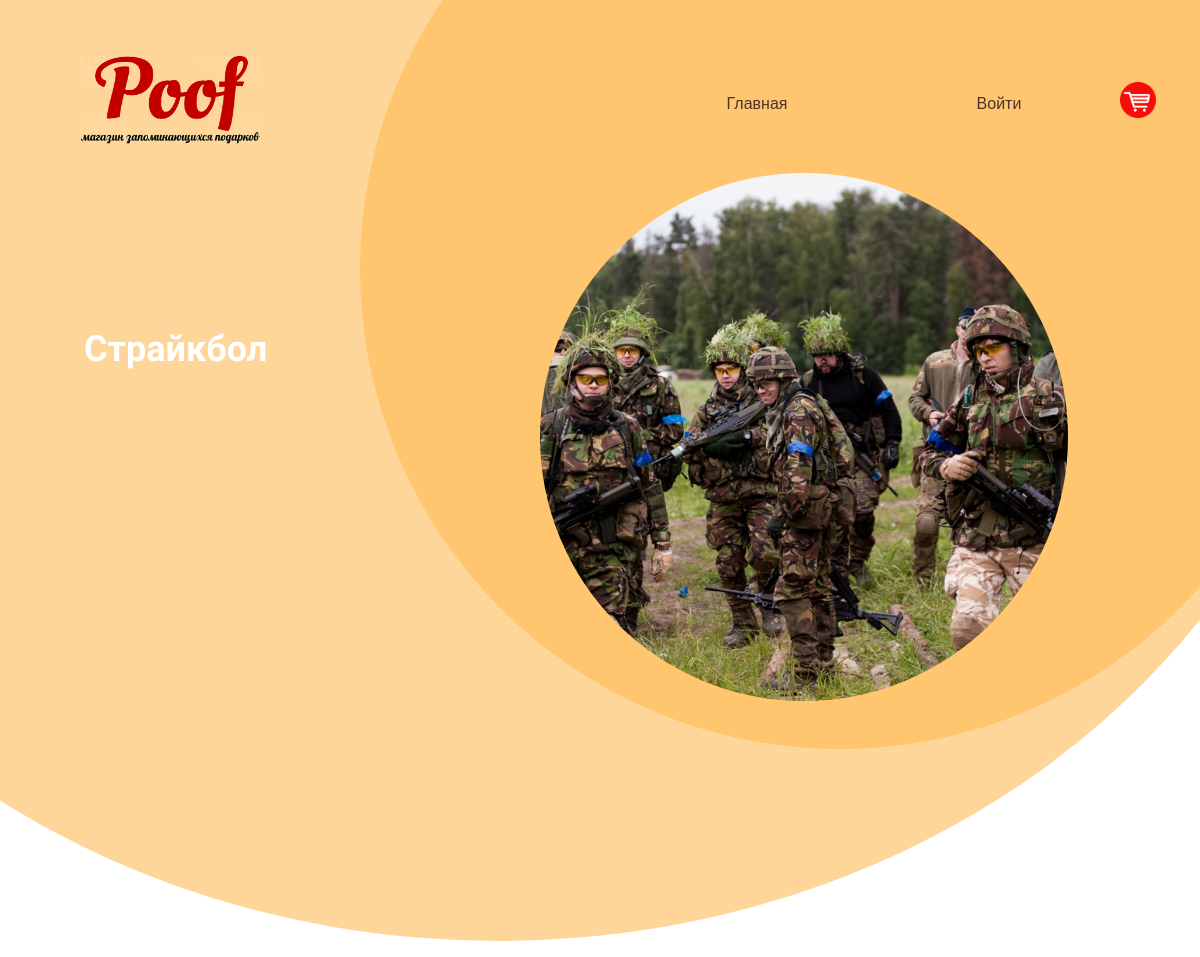
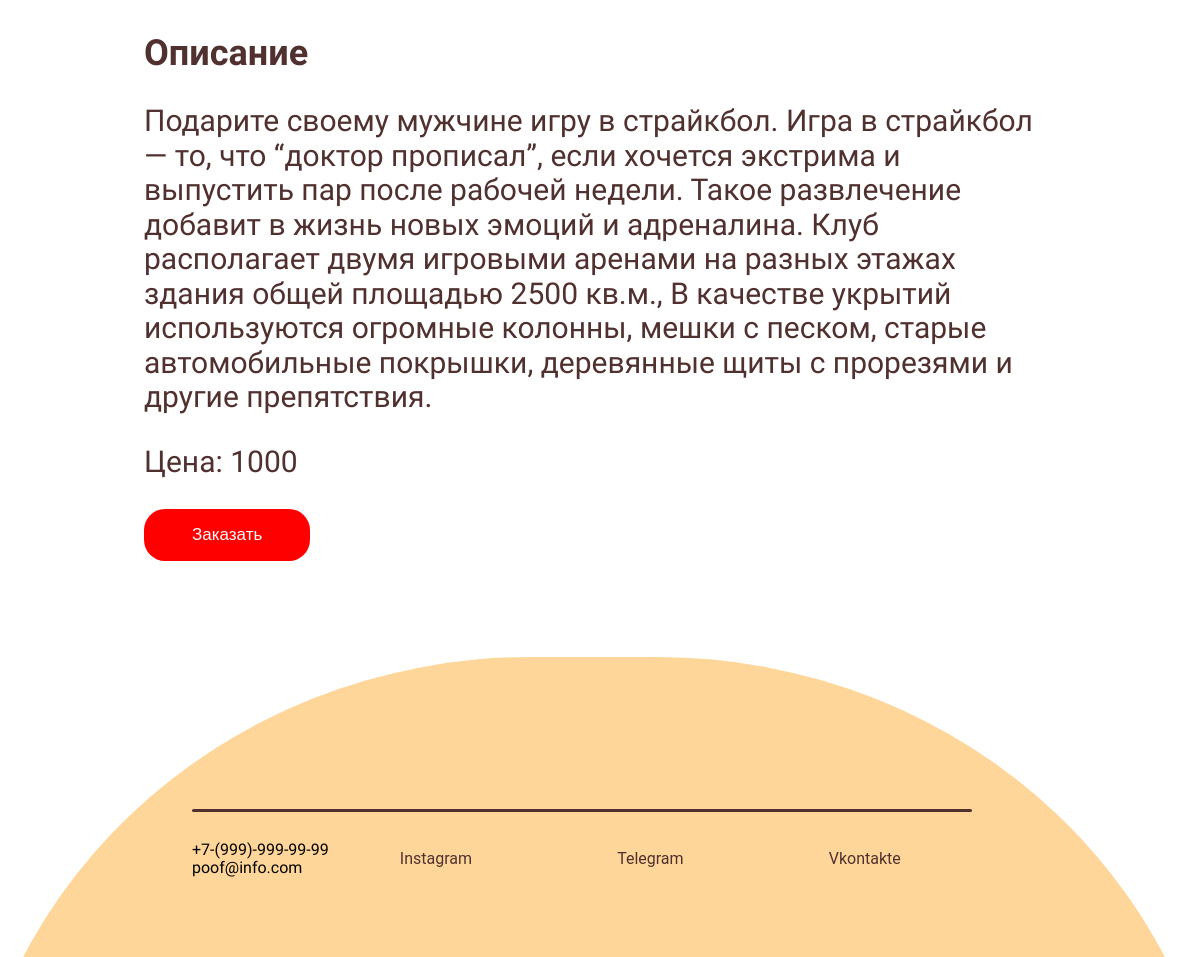
The app's page /products/airsoft with its own data (2 pictures, top to bottom).
### products/models.py (models this page shows, shortened)
class Products(models.Model):
    title = models.CharField(max_length=150, verbose_name='Название')
    description = models.TextField(max_length=1000, verbose_name='Описание')
    price = models.IntegerField(verbose_name='Цена')
    created_at = models.DateField(auto_now_add=True, verbose_name='Создано')
    updated_at = models.DateField(auto_now=True, verbose_name='Обновлено')
    photo = models.ImageField(upload_to='photos/', verbose_name='Изображение')
    slug = models.SlugField(unique=True, verbose_name='Слаг')
    category = models.ForeignKey('Category', on_delete=models.PROTECT, blank=True, null=True)
    class Meta:
        verbose_name = 'Товар'
        verbose_name_plural = 'Товары'
        ordering = ['created_at']

### products/views.py (the view)
# urls.py: path('products/<str:slug>', Product.as_view(), name='products')
class Product(DetailView):
    model = Products
    template_name = 'products/detail.html'
    context_object_name = 'product'

### products/templates/products/detail.html (shortened to what this page needs)
{% extends 'base.html' %}
{% load static %}
{% block content %}
<div class = "item_block">
    <div class="wrapper">
        <div class = "bottom_menu">
            <div class="logo"><img src="{% static 'img/Logo.gif' %}"></div>
            <div class="menu_links">
                <a href="/" class="link">Главная</a>
                {% if request.user.is_authenticated %}
                <a href="#" class="link">Личный кабинет</a>
                <a href="{% url 'logout' %}" class="link">Выход</a>
                {% else %}
                <a href="{% url 'login' %}" class="link">Войти</a>
                {% endif %}
                <div class="margin">
                <input class="cart" type="image" src="{% static 'img/Cart_logo.gif' %}" alt="Кнопка «Cart»">
                </div>
            </div>
        </div>
        <div class = "circle"><img class="item_image" src="{{ product.photo.url }}"> </div>
        <div class = "circle_light"></div>
        <div class="intro_text">
            <h2>{{product.title}}</h2>
        </div>
    </div>
    <div class="item_info">
        <div class="product_description">
        <h2>Описание</h2>
        <p>{{ product.description }}</p>
            <p>Цена: {{product.price}}</p>
            <a href="#" class="myButton">Заказать</a>
        </div>
    </div>
</div>
<div class="wrapper_footer">
    <div class="footer">
        <div class="footer_circle">
            <div><hr></div>
            <div class="contact">
                <p class="">+7-(999)-999-99-99<br>poof@info.com</p>
                <a href="https://www.instagram.com/yellow__boat/" class="footer_link">Instagram</a>
                <a href="https://t.me/djoefrit" class="footer_link">Telegram</a>
                <a href="https://vk.com/lonep" class="footer_link">Vkontakte</a>
            </div>
        </div>
    </div>
</div>
{% endblock %}

### gift/static/css/main.css (style rules this page uses)
* { box-sizing: border-box; }
:root { --yellow: #FFC56F ; --yellow_light: #FFD699; --brown: #50312F; --brown_light: #513634; --white: #ffffff; --red: #ff0000; --dark: #0D0D0D; --gray: #5a5560; --light: #9D8D8F; --blue: #69bfae; }
html { font-family: "Roboto", sans-serif; }
a { text-decoration: none; }
p { font-family: 'Balsamiq Sans', cursive; }
h2 { font-family:"Balsamiq Sans",bold ; }

### gift/static/css/index.css (style rules this page uses)
.bottom_menu { display: flex; padding-top: 3.5em; }
.logo { flex:1; text-align: left; margin-left: 5em; background: none; border: none; }
.logo img { width: 15vw; height: auto; background: none; }
.menu_links { display: flex; flex: 1; padding-right: 0.5em; align-items: center; }
.link { flex:1; padding-left: 0.5em; font-family: 'Oswald', sans-serif; text-decoration: none; color: var(--brown); text-align: center; padding: 0.5vw; border-radius: 50px; vertical-align: center; }
.circle { width: 80vw; height:80vw; background: var(--yellow); border-radius: 50%; position: absolute; transform: translate(30vw,-30vw); z-index: -2; }
.circle_light { width: 143vw; height: 126vw; background: var(--yellow_light); border-radius: 80%; position: absolute; transform: translate(-30vw,-60vw); z-index: -3; }
.wrapper { position: relative; width: 100%; height: 80vw; overflow: hidden; }
.intro_text { text-wrap: normal; width: 40vw; height: 15em; color: var(--white); font-family: 'Balsamiq Sans', cursive; margin-left: 7vw; margin-top: 15vw; }
.intro_text h2 { font-size: 3vw; }
.margin { margin-right: 3vw; }
.wrapper_footer { margin-top: 4vw; position: relative; width: 100%; height: 25vw; overflow: hidden; }
.footer_circle { background: var(--yellow_light); width: 105vw; height:100vw; border-radius: 45%; position: absolute; display: flex; transform: translate(-3vw,0); }
hr { position: absolute; width: 65vw; height: 3px; border: none; background-color: var(--brown); border-radius: 20px; transform: translate(19vw,12vw); z-index: 1; }
.contact { display: flex; position: absolute; transform: translate(19vw,14vw); width: 65vw; align-items: center; }
.footer_link { flex: 1; text-decoration: none; color: var(--brown); border: none; text-align: center; border-radius: 50px; padding: 1vw; }

### gift/static/css/products.css (style rules this page uses)
.item_image { width: 55%; height: 55%; position: absolute; z-index: -1; background-repeat: no-repeat; transform: translate(15vw, 32vw); background-size: cover; border-radius: 50%; object-fit: cover; }
.item_info { display: flex; flex-direction: column; color: var(--brown); justify-content: center; text-align: left; padding-right: 12vw; padding-left: 12vw; }
.item_info h2 { font-size: 3vw; }
.item_info p { font-size: 2.5vw; }
.product_description { padding-bottom: 4vw; }
.cart { width: 3vw; height: 3vw; z-index: 1; }
.myButton { background-color:var(--red); border-radius:21px; display:inline-block; cursor:pointer; color:#ffffff; font-family:Arial; font-size:17px; padding:16px 48px; text-decoration:none; }

### records on screen
Products: photo (picture), title "Страйкбол", description "Подарите своему мужчине игру в страйкбол. Игра в страйкбол — то, что “доктор прописал”, если хочется экстрима и выпустить пар после рабочей недели. Такое развлечение добавит в жизнь новых эмоций и адреналина. Клуб располагает двумя игровыми аренами на разных этажах здания общей площадью 2500 кв.м., В качестве укрытий используются огромные колонны, мешки с песком, старые автомобильные покрышки, деревянные щиты с прорезями и другие препятствия.", price "1000"
